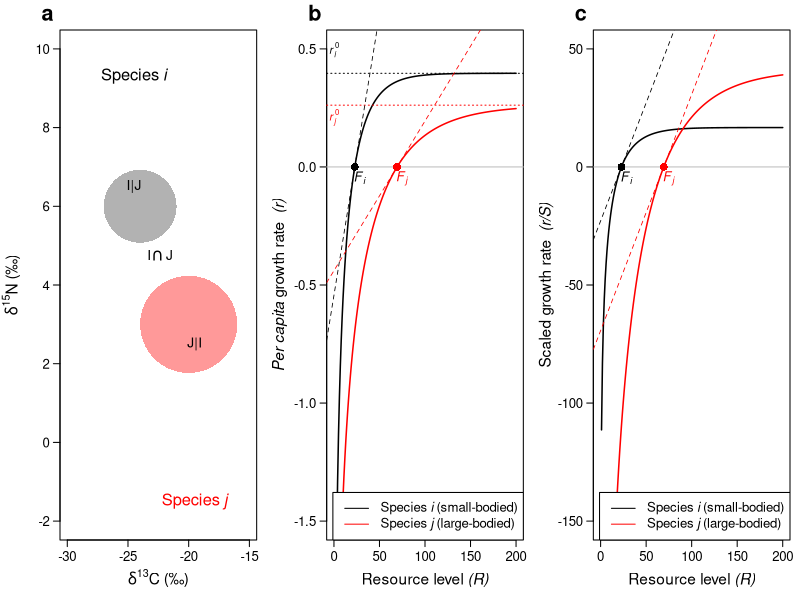
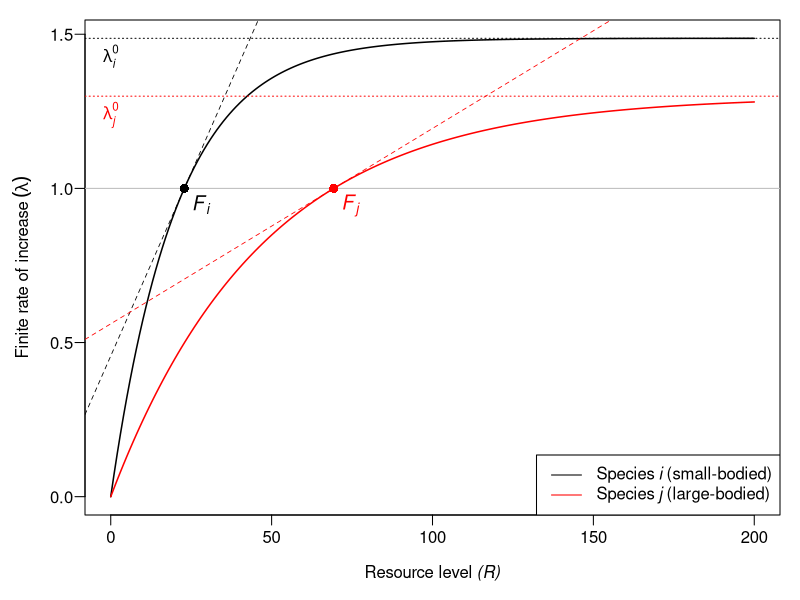

Write R code to recreate these figures, in order.
#################################################################################
#										#
#				Figure 1					#
#										#
#################################################################################

# Please note, since Figure 1 is only a conceptual diagram 
# of 2 hypotheitical species, it doesn't follow exactly the same
# approach as presented in the paper. This is because the hypothetical
# species do not have exact trait values.

# Start by assigning arbitrary body mass (BM) to species i and j.
BMi <- 50
BMj <- 200

# This the the maximum growth rate (R_max) for species i and j
# In the paper, we use Cole's equation based on life-history traits.
# Here, for illustrative purposes, we use approximate allometric scaling
# for species of specific masses. 
Ri <- (1.2826*BMi^-0.3)
Rj <- (1.2826*BMj^-0.3)

# This represents the maximum growth rates as lambda (finite rate of increase, L), 
# which is the exponent of the per capital growth rate
Li <- exp(Ri) ; Lj <- exp(Rj)

# Again, here we differ from the paper, which uses a slightly different scaling
# for daily resource requirements. The reason is to make the figure scaling more legible.
Fi <- BMi^0.8
Fj <- BMj^0.8

# This is parameter v, which is the rate at which growth rates increase with resource 
# availability (for species i and j). Here it is expressed in terms of the per-capital
# growth rates, r.
vir <- (Ri - log(exp(Ri)-1))/Fi
vjr <- (Rj - log(exp(Rj)-1))/Fj

# This is the same parameter, v, expressed in terms of the finite rate of incrase, lambda.
# See Appendix to paper.
vil <- log(Li/(Li-1))/Fi 
vjl <- log(Lj/(Lj-1))/Fj 

# This check just confirms that we get the same result, regardless of whether we use
# per-capital growth rate, or finite rate of increase.
vil == vir
vjl == vjr

# This is just a vector, which we will use for the x-axis.
R <- 0:200

# This is the per-capita growth rate as a function of resource availability
ri <- log(exp(Ri)-exp(Ri - vir*R))
rj <- log(exp(Rj)-exp(Rj - vjr*R))

# This is the finite rate of increase as a function of resource availability
li <- Li - (Li/(exp(vil*R)))
lj <- Lj - (Lj/(exp(vjl*R)))

#########################################################################
# Making the figure
png(filename="Fig1.png",width=24,height=8,units="cm",res=600)
par(mfrow=c(1,3)) 				# Three panels
par(mai=c(0.6,0.6,0.3,0.1))		# Set figure margins

# First panel is a hypothetical biplot of two species carbon- and notrogen-isotope niches
plot(0,0,type="n",ylim=c(-2,10), xlim=c(-30,-15),las= 1, mgp=c(2.8,0.8,0), 
	ylab=expression(paste(delta^{15}, "N (\u2030)")), 
	xlab = expression(paste(delta^{13}, "C (\u2030)")) , cex.axis=1.2, cex.lab= 1.4)

# Use "plotrix" package to draw circles. Install package if necessary
#install.packages("plotrix")
library(plotrix)
draw.circle(-20,3,4,col=rgb(1,0,0,0.4),border=F)
draw.circle(-24,6,3,col=rgb(0,0,0,0.3),border=F)

# Annotage the plot with labels
text (-24.5, 9.3, expression("Species"~ italic("i")),col="black",cex=1.5)
text (-19.5, -1.5, expression("Species"~ italic("j")),col="red",cex=1.5)
text (-22.35,4.75, expression(I*intersect(J)),cex=1.25)
text (-24.5, 6.5, "I|J",cex=1.25)
text (-19.5, 2.5, "J|I",cex=1.25)

# Label the panel
mtext("a",cex=1.3, side = 3, adj = -0.1, line = 0.5, font=2)

###########################################################
###########################################################

# Second panel is the relationship between per-capita growth rate and resource availability
plot(R,ri,col="black",ylim=c(-1.5,0.5),las= 1, type="l", mgp=c(2.8,0.8,0), xlab=expression("Resource level"~ italic("(R)")), 
	ylab = expression(italic("Per capita")~ "growth rate "~ italic("(r)")),lwd=1.5, cex.axis=1.2, cex.lab= 1.4)
lines(R,rj, col="red", lwd=1.5)
abline(h=0,col="grey")		# Equilbrium growth rate

# Add points for minimum resource requirments, with labels
text(Fi+5, 0, expression(italic(F[i])), pos=1,cex=1.2,col="black")
text(Fj+5, 0, expression(italic(F[j])), pos=1,cex=1.2,col="red")
points(Fi,0,pch=16,cex=1.6,col="black"); points (Fj,0,pch=16,cex=1.6,col="red")

# Add lines for maximum growth rate, with labels
abline(h=Ri,col="black", lty=3) ; abline(h=Rj,col="red",lty=3)
text(0,Ri+0.1,expression(italic(r[i]^0)),col="black",font=3)
text(0,Rj,pos=1,expression(italic(r[j]^0)),col="red", font=2)

# Calculate sensititivity to resource depletion, S, using equation 10
Sir <- vir/(exp(vir*Fi)-1)
Sjr <- vjr/(exp(vjr*Fj)-1)

# Add a line illustrating the sensitivity, S
ci <- -(Sir*Fi) 	# First calculate the intercept of the slope
abline(a=ci,b=Sir,col="black", lty=2, lwd=0.8)	# Add the line

cj <- -(Sjr*Fj)		# First calculate the intercept of the slope
abline(a=cj,b=Sjr,col="red", lty=2, lwd=0.8)	# Add the line


legend("bottomright", lty=1, col=c("black","red"), cex=1.2,
	c(expression("Species"~ italic("i")~"(small-bodied)"), expression("Species"~ italic("j")~"(large-bodied)")))

# Label the panel
mtext("b",cex=1.3, side = 3, adj = -0.1, line = 0.5, font=2)

###########################################################
###########################################################

# Third panel is the same as panel b, only that r is divided by S
plot(R,ri/Sir,col="black",las= 1, ylim=c(-150,50),type="l", mgp=c(2.8,0.8,0), xlab=expression("Resource level"~ italic("(R)")), 
	ylab = expression("Scaled growth rate "~ italic("(r/S)")),lwd=1.5, cex.axis=1.2, cex.lab= 1.4)
lines(R,rj/Sjr, col="red", lwd=1.5)
abline(h=0,col="grey")

# Add points for minimum resource requirments, with labels
text(Fi+5, 0, expression(italic(F[i])), pos=1,cex=1.2,col="black")
text(Fj+5, 0, expression(italic(F[j])), pos=1,cex=1.2,col="red")

points(Fi,0,pch=16,cex=1.6,col="black"); points (Fj,0,pch=16,cex=1.6,col="red")

# Add the parallel lines
abline(a=-Fi,b=1,col="black", lty=2, lwd=0.8)
abline(a=-Fj,b=1,col="red", lty=2, lwd=0.8)

# Add a legend
legend("bottomright", lty=1, col=c("black","red"), cex=1.2,
	c(expression("Species"~ italic("i")~"(small-bodied)"), expression("Species"~ italic("j")~"(large-bodied)")))

# Label the panel
mtext("c",cex=1.3, side = 3, adj = -0.1, line = 0.5, font=2)

dev.off()

##############################################################
##############################################################

#################################################################################
#										#
#				Figure S1				   	#
#										#
#################################################################################

# This is the same as in panle b of Figure 1, only for the finite rate of increase, lambda
png(filename="FigS1.png",width=12,height=12,units="cm",res=600)
# Set plot margins
par(mai=c(0.85,0.85,0.2,0.2))

# Make the plot of lambda as a function of resource availability
plot(R,li,col="black",las= 1, type="l", mgp=c(2.5,0.6,0), xlab=expression("Resource level"~ italic("(R)")), 
	ylab = expression("Finite rate of increase"~(lambda)),lwd=1.5)
lines(R,lj, col="red", lwd=1.5)
abline(h=1,col="grey")

# Add points for minimum resource requirments, with labels
text(Fi+5, 1, expression(italic(F[i])), pos=1,cex=1.2,col="black")
text(Fj+5, 1, expression(italic(F[j])), pos=1,cex=1.2,col="red")
points(Fi,1,pch=16,cex=1.2,col="black"); points (Fj,1,pch=16,cex=1.2,col="red")

# Add lines for maximum growth rate, with labels
abline(h=Li,col="black", lty=3) ; abline(h=Lj,col="red",lty=3)
text(0,Li,pos=1,expression(italic(lambda[i]^0)),col="black",font=3)
text(0,Lj,pos=1,expression(italic(lambda[j]^0)),col="red", font=2)

# Calculate sensititivity to resource depletion, S, using equation 10
Sil <- Li*vil/exp(vil*Fi)
Sjl <- Lj*vjl/exp(vjl*Fj)

# Add a line illustrating the sensitivity, S
ci <- 1 - (Sil*Fi)
abline(a=ci,b=Sil,col="black", lty=2, lwd=0.8)

cj <- 1 - (Sjl*Fj)
abline(a=cj,b=Sjl,col="red", lty=2, lwd=0.8)

# Add legend
legend("bottomright", lty=1, col=c("black","red"), 
	c(expression("Species"~ italic("i")~"(small-bodied)"), expression("Species"~ italic("j")~"(large-bodied)")))

dev.off()

